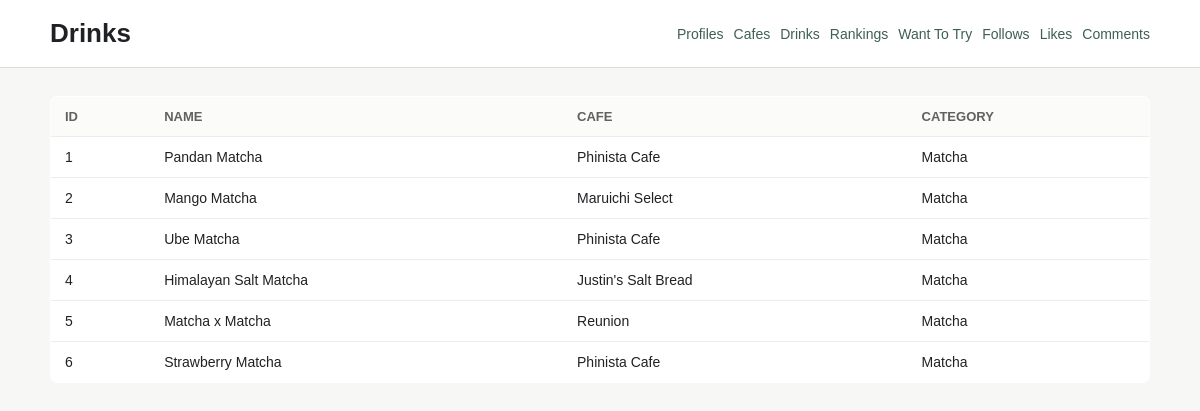
The app's page /sipy/drinks/ with its own data.
### sipy/models.py (models this page shows, shortened)
class Cafe(models.Model):
    name = models.CharField(max_length=100)
    address = models.TextField(blank=True)
    latitude = models.CharField(max_length=50)
    longitude = models.CharField(max_length=50)
    placeId = models.CharField(max_length=200, unique=True)
    website = models.URLField(blank=True)
    phone_number = models.CharField(max_length=20, blank=True)
    city = models.CharField(max_length=100, blank=True)
    region = models.CharField(max_length=100, blank=True)
    country = models.CharField(max_length=100, blank=True)
    def __str__(self):
        return f'{self.name}'

class Drink(models.Model):
    name = models.CharField(max_length=100)
    cafe = models.ForeignKey(Cafe, on_delete=models.CASCADE, related_name="drinks")
    drink_choices = {
        "Coffee": "Coffee",
        "Matcha": "Matcha",
        "Tea": "Tea",
        "Boba": "Boba",
        "Juice": "Juice",
        "Smoothies": "Smoothies",
        "Soda": "Soda",
        "Alcohol": "Alcohol",
        "Other": "Other"
    }
    category = models.CharField(max_length=50, default="Coffee", choices=drink_choices)

### sipy/views.py (the view)
# urls.py: path('drinks/', views.DrinkListView.as_view(), name="drink_list"),
class DrinkListView(SipyModelListView):
    model = Drink
    page_title = 'Drinks'
    fields = ['id', 'name', 'cafe', 'category']

### sipy/views.py (called while the page is built)
    def get_queryset(self):
        return self.model.objects.all().order_by('id')

    def get_context_data(self, **kwargs):
        context = super().get_context_data(**kwargs)
        rows = []
        for obj in context['objects']:
            values = []
            for field in self.fields:
                value = getattr(obj, field)
                values.append(value)
            rows.append(values)
        context['fields'] = self.fields
        context['rows'] = rows
        context['page_title'] = self.page_title
        return context

### sipy/templates/sipy/model_list.html
{% extends "sipy/base.html" %}
{% block content %}
    {% if rows %}
        <table>
            <thead>
                <tr>
                    {% for field in fields %}
                        <th>{{ field }}</th>
                    {% endfor %}
                </tr>
            </thead>
            <tbody>
                {% for row in rows %}
                    <tr>
                        {% for value in row %}
                            <td>{{ value|default:"-" }}</td>
                        {% endfor %}
                    </tr>
                {% endfor %}
            </tbody>
        </table>
    {% else %}
        <div class="empty">No records yet.</div>
    {% endif %}
{% endblock %}

### staticfiles/styles-sipy.css (style rules this page uses)
body { margin: 0; color: #202124; background: #f7f7f5; font-family: Arial, Helvetica, sans-serif; }
table { width: 100%; border-collapse: collapse; overflow: hidden; background: #ffffff; border: 1px solid #deded8; border-radius: 8px; }
th, td { max-width: 280px; padding: 12px 14px; border-bottom: 1px solid #ededeb; text-align: left; vertical-align: top; font-size: 14px; overflow-wrap: anywhere; }
th { color: #5f625f; background: #fbfbfa; font-size: 13px; font-weight: 700; text-transform: uppercase; }
tr:last-child td { border-bottom: 0; }

### records on screen
Cafe: row "1" "3" "6", name "Phinista Cafe"
Drink: row "Pandan Matcha" "Matcha"
Cafe: row "2", name "Maruichi Select"
Drink: row "Mango Matcha" "Matcha"
Drink: row "Ube Matcha" "Matcha"
Cafe: row "4", name "Justin's Salt Bread"
Drink: row "Himalayan Salt Matcha" "Matcha"
Cafe: row "5", name "Reunion"
Drink: row "Matcha x Matcha" "Matcha"
Drink: row "Strawberry Matcha" "Matcha"

### other values on screen
{{ page_title }} "Drinks"
{{ field }} "ID" "NAME" "CAFE" "CATEGORY"
